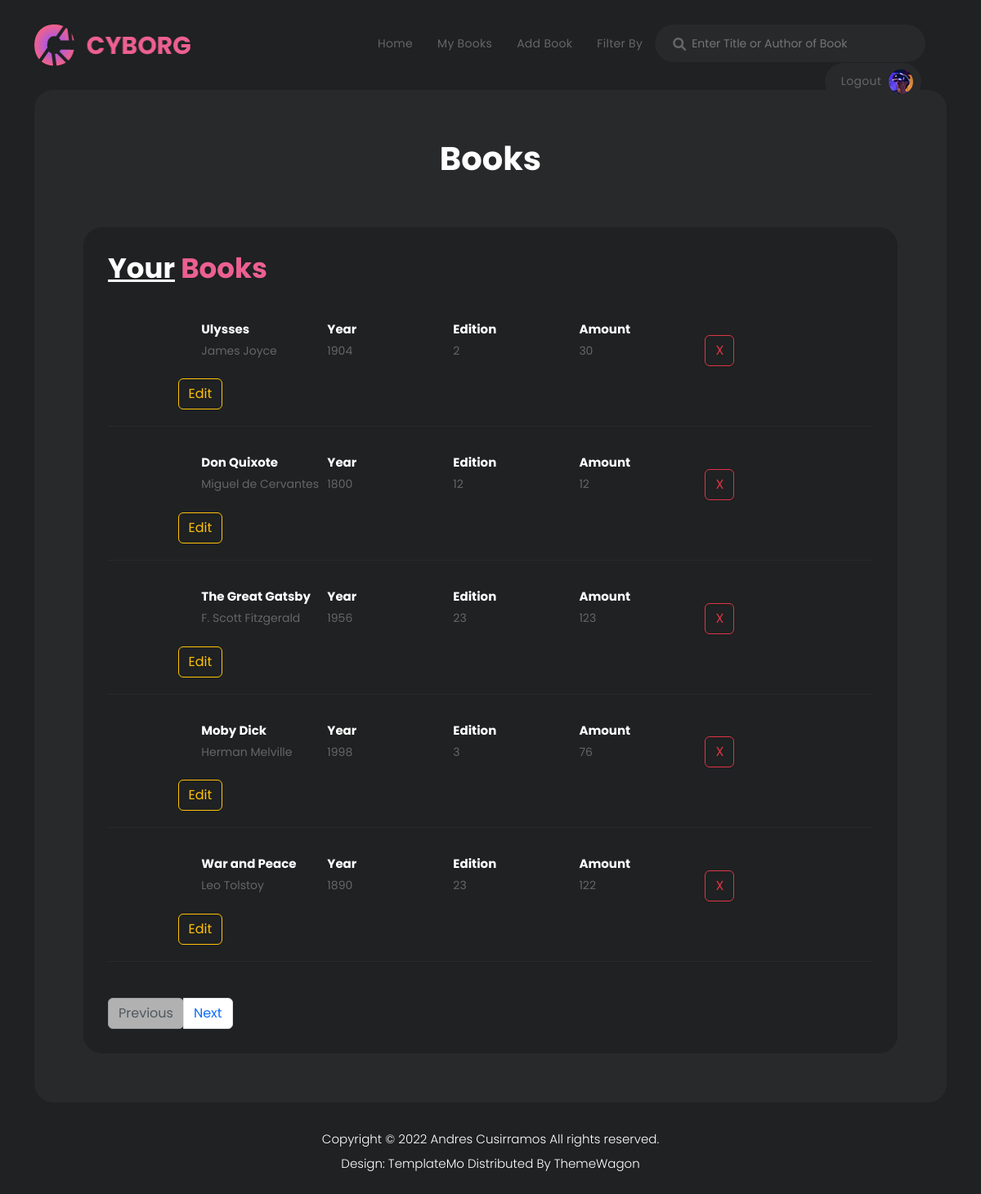
Page / (signed in) on the earlier database version.
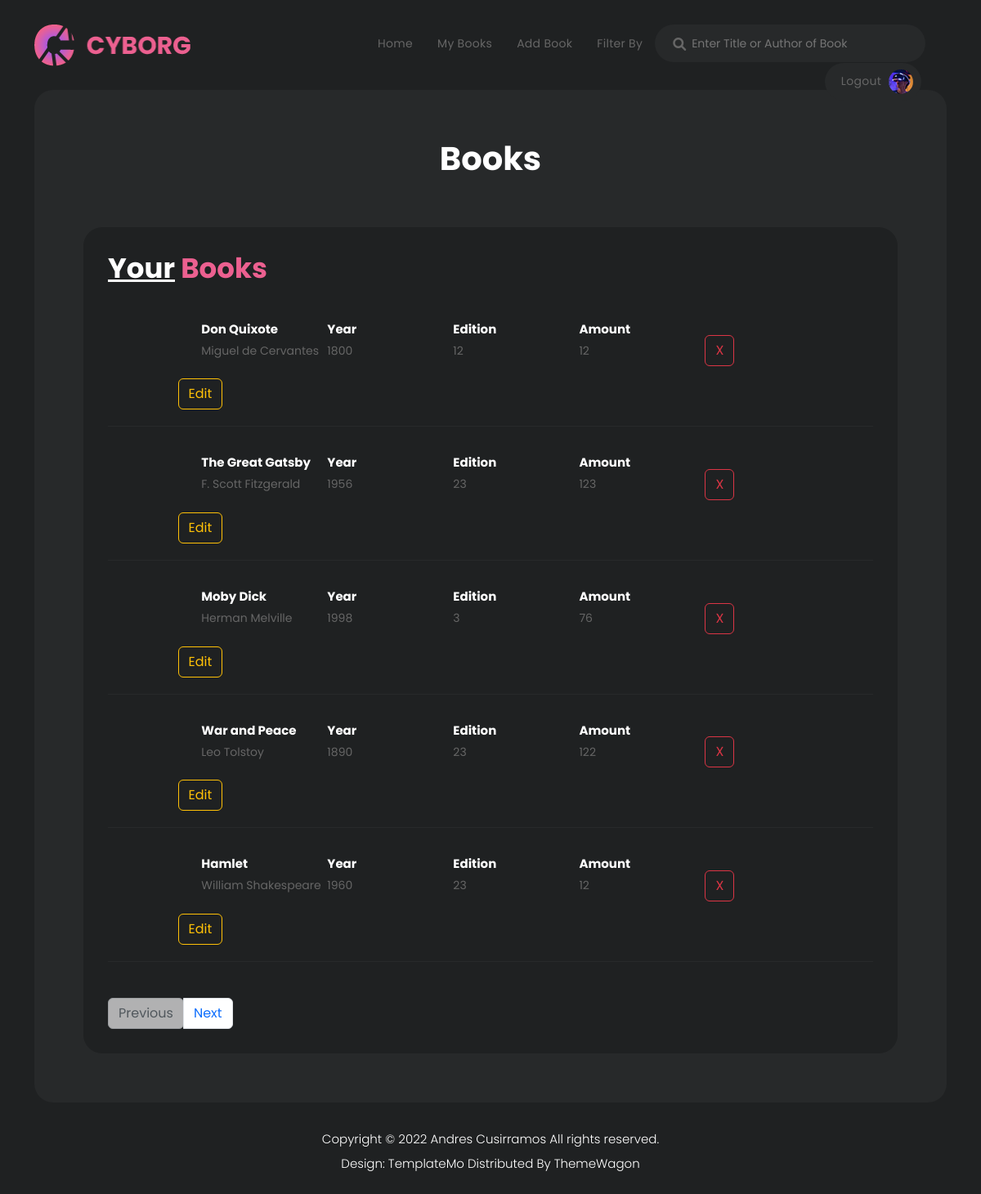
Same page on the later database version.
### website/models.py (models this page shows)
class Book(db.Model):
    id = db.Column(db.Integer, primary_key=True)
    title = db.Column(db.String(150))
    author = db.Column(db.String(150))
    year = db.Column(db.String(50))
    edition = db.Column(db.Integer)
    image = db.Column(db.String(500))
    amount = db.Column(db.Integer)

### website/views.py (the view)
@views.route('/', methods=['GET'], defaults={"page": 1})
@views.route('/<int:page>', methods=['GET'])
@login_required
def view(page):
    page = page
    per_page = 5
    threads = Book.query.paginate(page,per_page,error_out=False)
    return render_template("home.html", threads=threads,user=current_user )

### website/__init__.py (called while the page is built)
def create_app():
    app = Flask(__name__)
    app.config['SECRET_KEY'] = 'hjshjhdjah kjshkjdhjs'
    app.config['SQLALCHEMY_DATABASE_URI'] = f'sqlite:///{DB_NAME}'
    db.init_app(app)
    from .views import views
    from .auth import auth
    app.register_blueprint(views, url_prefix='/')
    app.register_blueprint(auth, url_prefix='/')
    from .models import User, Book
    create_database(app)
    login_manager = LoginManager()
    login_manager.login_view = 'auth.login'
    login_manager.init_app(app)
    @login_manager.user_loader
    def load_user(id):
        return User.query.get(int(id))
    return app

### website/templates/home.html (shortened to what this page needs)
{% extends "base.html" %} {% block title %}Home{% endblock %} {% block content
    %}
    <h1 align="center">Books</h1>
    <div class="gaming-library">
      <div class="col-lg-12">
        <div class="heading-section">
          <h4><em>Your</em> Books</h4>
        </div>
        {% for book in threads.items %}
        <div class="item">
          <ul>
            <li><img src="{{book.image}}" alt="" class="templatemo-item"></li>
            <li><h4>{{book.title}}</h4><span>{{book.author}}</span></li>
            <li><h4>Year</h4><span>{{book.year}}</span></li>
            <li><h4>Edition</h4><span>{{book.edition}}</span></li>
            <li><h4>Amount</h4><span>{{book.amount}}</span></li>
            <li><form action="{{url_for('views.delete', id = book.id)}}">
              <button type="submit" class="btn btn-outline-danger">X</button>
            </form></li>
            <li><form action="{{url_for('views.update', id = book.id)}}">
              <button type="submit" class="btn btn-outline-warning">Edit
              </button>
           </form></li>
          </ul>
        </div>
        {% endfor %}
    <nav aria-label="Page navigation example" style="display: inline-block; list-style-type: none;">
      <ul class="pagination">
          {% if threads.has_prev %}
            <li class="page-item"> <a class="page-link" href="{{ url_for('views.view', page=threads.prev_num) }}">Previous</a></li>
          {% else %}
            <li class="page-item"><a class="page-link btn disabled" href="#">Previous</a></li>
          {% endif %}
          {% if threads.has_next %}
            <li class="page-item"> <a class="page-link" href="{{ url_for('views.view', page=threads.next_num) }}">Next</a></li>
          {% else %}
            <li class="page-item"><a class="page-link btn disabled" href="#">Next</a></li>
          {% endif %}
      </ul>
    </nav>
  {% endblock %}

### website/templates/base.html (shortened to what this page needs)
<!DOCTYPE html>
<html>
  <head>
    <link rel= "stylesheet" type= "text/css" href= "{{ url_for('static',filename='vendor/bootstrap/css/bootstrap.min.css') }}">
    <link rel= "stylesheet" type= "text/css" href= "{{ url_for('static',filename='assets/css/fontawesome.css') }}">
    <link rel= "stylesheet" type= "text/css" href= "{{ url_for('static',filename='assets/css/fontawesome.css') }}">
    <link rel= "stylesheet" type= "text/css" href= "{{ url_for('static',filename='assets/css/templatemo-cyborg-gaming.css') }}">
    <link rel= "stylesheet" type= "text/css" href= "{{ url_for('static',filename='assets/css/owl.css') }}">
    <link rel= "stylesheet" type= "text/css" href= "{{ url_for('static',filename='assets/css/animate.css') }}">
    <link rel= "stylesheet" type= "text/css" href= "{{ url_for('static',filename='assets/css/fontawesome.css') }}">
    <link rel= "stylesheet" type= "text/css" href= "{{ url_for('static',filename='assets/css/fontawesome.css') }}">
    <link rel= "stylesheet" type= "text/css" href= "{{ url_for('static',filename='assets/css/fontawesome.css') }}">
    <link rel="stylesheet"href="https://unpkg.com/swiper@7/swiper-bundle.min.css"/>
  </head>
  <body>
        <header class="header-area header-sticky">
          <div class="container">
              <div class="row">
                  <div class="col-12">
                      <nav class="main-nav">
                          <a href="/" class="logo">
                              <img src= "{{ url_for('static',filename='assets/images/logo.png') }}" alt="">
                          </a>
                          <ul class="nav">
                            {% if user.is_authenticated %}
                              <li> <a class="nav-item nav-link" id="screen" href="/screen">Home</a></li>
                              <li><a class="nav-item nav-link" id="home" href="/">My Books</a<li>
                              <li><a class="nav-item nav-link" id="books" href="/books">Add Book</a></li>
                              <li><a class="nav-item nav-link" id="filterby" href="/filterby">Filter by</a></li>
                              <div class="search-input">
                                <form id="search" method="POST" action="{{'search'}} ">
                                  <input  type='text' name="title" placeholder="Enter Title or Author of Book"  id='searchText'  onkeypress="handle" />
                                  <i class="fa fa-search"></i>
                                </form>
                              </div>
                              <li><a href="/logout" id= "logout">Logout <img src="{{ url_for('static',filename='assets/images/profile-header.jpg') }}" alt=""></a></li>
                              {% else %}
                              <li><a class="nav-item nav-link" id="login" href="/login">Login</a></li>
                              <li><a class="nav-item nav-link" id="signUp" href="/sign-up">Sign Up</a></li>
                              {% endif %}
                          </ul>
                      </nav>
                  </div>
              </div>
          </div>
        </header>
        <div class="container">
          <div class="row">
            <div class="col-lg-12">
              <div class="page-content">{% block content %} {% endblock %}
              </div>
            </div>
          </div>
        </div>
        <footer>
          <div class="container">
            <div class="row">
              <div class="col-lg-12">
                <p>Copyright © 2022 <a href="#">Andres Cusirramos</a>  All rights reserved.
                <br>Design: <a href="https://templatemo.com" target="_blank" title="free CSS templates">TemplateMo</a>  Distributed By <a href="https://themewagon.com" target="_blank" >ThemeWagon</a></p>
              </div>
            </div>
          </div>
        </footer>
        <link rel= "stylesheet" type= "text/css" href= "{{ url_for('static',filename='vendor/jquery/jquery.min.js') }}">
        </body>
</html>

Differences in the rows shown:
removed Book: title "Ulysses", author "James Joyce", year "1904", edition "2", amount "30"
now on this page (row unchanged): Book: title "Hamlet", author "William Shakespeare", year "1960", edition "23", amount "12"
